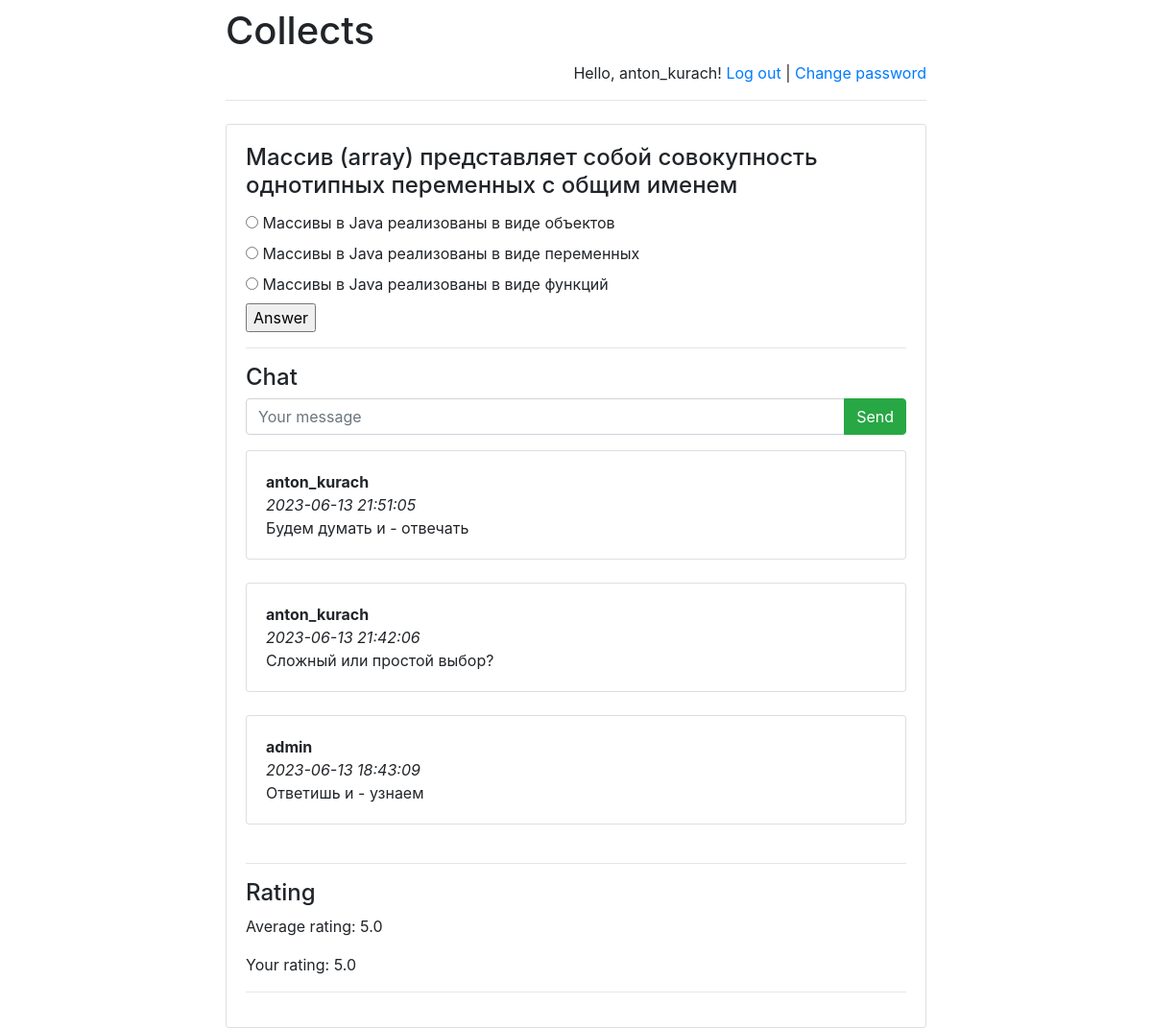
Screenshot of /collects/1/ (signed in) with the database file from the repository.
### collects/models.py (models this page shows)
class Collect(models.Model):
    collect_text = models.CharField(max_length=300)
    pub_date = models.DateTimeField('date published')

class Option(models.Model):
    collect = models.ForeignKey(Collect, on_delete=models.CASCADE)
    text = models.CharField(max_length=1000)
    correct = models.BooleanField(default=False)

class Message(models.Model):
    chat = models.ForeignKey(
        Collect,
        verbose_name='Чат под вопросом',
        on_delete=models.CASCADE)
    author = models.ForeignKey(
        User,
        verbose_name='Пользователь', on_delete=models.CASCADE)
    message = models.TextField('Сообщение')
    pub_date = models.DateTimeField(
        'Дата сообщения',
        default=timezone.now)

### collects/views.py (the view)
# urls.py: re_path(r'^([0-9]+)/$', views.detail, name='detail'),
def detail(request, collect_id):
    error_message = None
    if "error_message" in request.GET:
        error_message = request.GET["error_message"]
    return render(
        request,
        "answer.html",
        {
            "collect": get_object_or_404(
                Collect, pk=collect_id),
            "error_message": error_message,
            "latest_messages":
                Message.objects
                    .filter(chat_id=collect_id)
                    .order_by('-pub_date')[:5],
            "already_rated_by_user":
                Mark.objects
                    .filter(author_id=request.user.id)
                    .filter(collect_id=collect_id)
                    .count(),
            "user_rating":
                Mark.objects
                    .filter(author_id=request.user.id)
                    .filter(collect_id=collect_id)
                    .aggregate(Avg('mark'))
                    ["mark__avg"],
            "avg_mark":
                Mark.objects
                    .filter(collect_id=collect_id)
                    .aggregate(Avg('mark'))
                    ["mark__avg"]
        }
    )

### templates/answer.html (shortened to what this page needs)
<!DOCTYPE html>
<html lang="en">
<head>
</head>
<body>
{% extends 'base.html' %}
{% block main %}
<h4 class="card-title">{{ collect.collect_text }}</h4>
<form action="answer/" method="post">
    {% for option in collect.option_set.all %}
        <input type="radio" name="option"
            id="option{{ forloop.counter }}"
            value="{{ option.id }}"/>
        <label for="option{{ forloop.counter }}">
            {{ option.text }}
        </label><br>
    {% endfor %}
    <input type="submit" value="Answer"/>
</form>
<hr>
<h4>Chat</h4>
{% if user.is_authenticated %}
    <form action="post/" method="post">
    <div class="input-group mb-3">
      <input type="text"
             class="form-control"
             placeholder="Your message"
             name="message"/>
      <div class="input-group-append">
        <input class="btn btn-success"
                type="submit"
                value="Send"/>
      </div>
    </div>
</form>
{% endif %}
<div id="history">
    {% for message in latest_messages %}
        <div class="card">
        <div class="card-body">
            <strong>
                {{ message.author.username }}
            </strong>
            <br/>
            <em>
                {{ message.pub_date|date:'Y-m-d H:i:s' }}
            </em>
            <br/>
            {{ message.message }}
        </div>
        </div>
        <br/>
    {% endfor %}
</div>
<hr>
<h4>Rating</h4>
    <p>Average rating:
        <span id="avg_mark_span">
            {{ avg_mark }}
        </span>
    </p>
{% if user.is_authenticated %}
    {% if already_rated_by_user <= 0 or already_rated_by_user ==  None %}
        <form action="post_mark/" method="post">
            {% csrf_token %}
            <div class="row">
                <div class="col-sm text-center">
                    <input name="mark"
                           type="radio"
                           value="1"/> 1
                </div>
                <div class="col-sm text-center">
                    <input name="mark"
                           type="radio"
                           value="2"/> 2
                </div>
                <div class="col-sm text-center">
                    <input name="mark"
                           type="radio"
                           value="3"/> 3
                </div>
                <div class="col-sm text-center">
                    <input name="mark"
                           type="radio"
                           value="4"/> 4
                </div>
                <div class="col-sm text-center">
                    <input name="mark"
                           type="radio"
                           value="5"/> 5
                </div>
                <div class="col-sm text-center">
                    <input class="btn btn-success"
                        type="submit"
                        value="Send mark"/>
                </div>
            </div>
        </form>
        {% else %}
        Your rating: {{ user_rating }}
    {% endif %}
{% endif %}
<hr>
{% endblock %}

### templates/base.html (shortened to what this page needs)
<!doctype html>
<html lang="en">
<head>
    <link rel="stylesheet"
href="https://stackpath.bootstrapcdn.com/bootstrap/4.1.3/css/bootstrap.min.css">
</head>
<body>
<div class="container">
    <div class="row justify-content-center">
        <div class="col-8">
            <h1 class="mt-2">Collects</h1>
            {% if user.is_authenticated %}
                <p class="text-right">
                    Hello, {{ user.username }}!
                    <a href="/collects/logout">Log out</a> |
                    <a href="/collects/password-change">
                        Change password
                    </a>
                </p>
            {% else %}
                <p class="text-right">
                    <a href="/collects/login">Log in</a> |
                    <a href="/collects/register">Register</a>
                </p>
            {% endif %}
            <hr class="mt-0 mb-4">
            <div class="card">
                <div class="card-body">
                    {% block main %}
                    {% endblock %}
                </div>
            </div>
        </div>
    </div>
</div>
</body>
</html>

### rows the page displays
Collect: collect_text "Массив (array) представляет собой совокупность однотипных переменных с общим именем"
Option: text "Массивы в Java реализованы в виде объектов"
Option: text "Массивы в Java реализованы в виде переменных"
Option: text "Массивы в Java реализованы в виде функций"
Message: author.username "anton_kurach", pub_date "2023-06-13 21:51:05", message "Будем думать и - отвечать"
Message: author.username "anton_kurach", pub_date "2023-06-13 21:42:06", message "Сложный или простой выбор?"
Message: author.username "admin", pub_date "2023-06-13 18:43:09", message "Ответишь и - узнаем"

### other values shown
{{ user.username }} "anton_kurach"
{{ avg_mark }} "5.0"
{{ user_rating }} "5.0"
